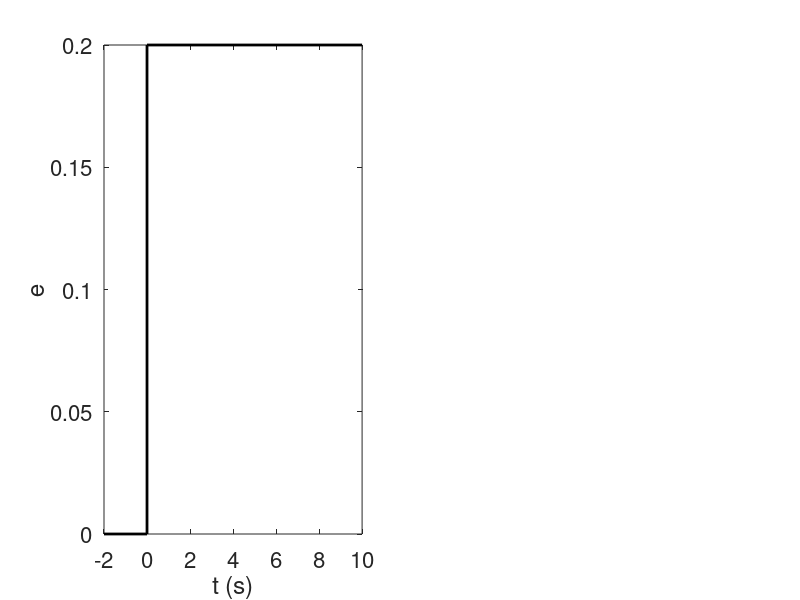

This chart was generated by the following MATLAB code: (Note: this script raises an error after producing the figure.)
close all
set(0,'defaultaxesfontsize',16)
set(0,'defaultlinelinewidth',2)
figure
tau=2;
sigma0=1e6;
eps0=0.2;
strainaxes=subplot(1,2,1);
tmin=-2;
plot([tmin 0 0 10], [0 0 eps0 eps0], '-k')
xlabel('t (s)')
ylabel('e')
xlim([tmin, max(t)])
ylim([0 1.2*eps0])
stressaxes=subplot(1,2,2);
t=linspace(0, 10, 100);
plot(t,sigma0*exp(-t./tau),'-k')
hold on
plot([tmin 0 0], [0 0 sigma0],'-k')
ylim([0 1.2*sigma0])
xlim([tmin, max(t)])
xlabel('t (s)')
ylabel('\sigma (Pa)')

set(gcf,'PaperPosition',[0 0 10 5])
set(gcf,'PaperSize',[10 5])
print(gcf, '../figures/Maxwell_stress_strain', '-dsvg')

%%

figure
strain=linspace(0,2,100);
stress=1e7*strain.^0.3;
plot(strain,stress,'k-')
xlabel('engineering strain, e')
ylabel('true stress (Pa)')
set(gcf,'PaperPosition',[0 0 6 5])
set(gcf,'PaperSize',[6 5])
print(gcf, '../figures/true-stress-strain', '-dsvg')



